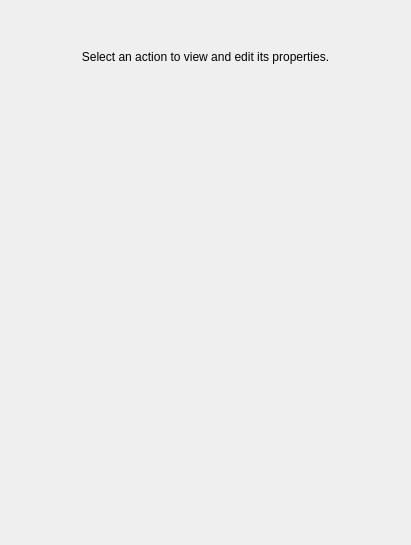
<?xml version="1.0" encoding="UTF-8"?>
<ui version="4.0">
 <class>ActionEditor</class>
 <widget class="QWidget" name="ActionEditor">
  <property name="geometry">
   <rect>
    <x>0</x>
    <y>0</y>
    <width>411</width>
    <height>545</height>
   </rect>
  </property>
  <property name="minimumSize">
   <size>
    <width>300</width>
    <height>400</height>
   </size>
  </property>
  <property name="windowTitle">
   <string>Action Editor</string>
  </property>
  <layout class="QVBoxLayout" name="verticalLayout_3">
   <property name="leftMargin">
    <number>0</number>
   </property>
   <property name="topMargin">
    <number>0</number>
   </property>
   <property name="rightMargin">
    <number>0</number>
   </property>
   <property name="bottomMargin">
    <number>0</number>
   </property>
   <item>
    <widget class="QStackedWidget" name="main_stack">
     <property name="currentIndex">
      <number>0</number>
     </property>
     <widget class="QWidget" name="help_page">
      <layout class="QVBoxLayout" name="verticalLayout_2">
       <property name="leftMargin">
        <number>0</number>
       </property>
       <property name="topMargin">
        <number>50</number>
       </property>
       <property name="rightMargin">
        <number>0</number>
       </property>
       <property name="bottomMargin">
        <number>0</number>
       </property>
       <item>
        <widget class="QLabel" name="help_label">
         <property name="text">
          <string>Select an action to view and edit its properties.</string>
         </property>
         <property name="alignment">
          <set>Qt::AlignHCenter|Qt::AlignTop</set>
         </property>
         <property name="cssClasses" stdset="0">
          <string>help</string>
         </property>
        </widget>
       </item>
      </layout>
     </widget>
     <widget class="QWidget" name="content_page">
      <layout class="QVBoxLayout" name="verticalLayout_4">
       <property name="leftMargin">
        <number>0</number>
       </property>
       <property name="topMargin">
        <number>0</number>
       </property>
       <property name="rightMargin">
        <number>0</number>
       </property>
       <property name="bottomMargin">
        <number>0</number>
       </property>
       <item>
        <widget class="QScrollArea" name="scroll_area">
         <property name="widgetResizable">
          <bool>true</bool>
         </property>
         <widget class="QWidget" name="scroll_area_widget">
          <property name="geometry">
           <rect>
            <x>0</x>
            <y>0</y>
            <width>409</width>
            <height>543</height>
           </rect>
          </property>
          <layout class="QVBoxLayout" name="verticalLayout">
           <item>
            <layout class="QVBoxLayout" name="items_layout"/>
           </item>
           <item>
            <spacer name="verticalSpacer">
             <property name="orientation">
              <enum>Qt::Vertical</enum>
             </property>
             <property name="sizeHint" stdset="0">
              <size>
               <width>20</width>
               <height>514</height>
              </size>
             </property>
            </spacer>
           </item>
          </layout>
         </widget>
        </widget>
       </item>
      </layout>
     </widget>
    </widget>
   </item>
  </layout>
 </widget>
 <resources/>
 <connections/>
</ui>
